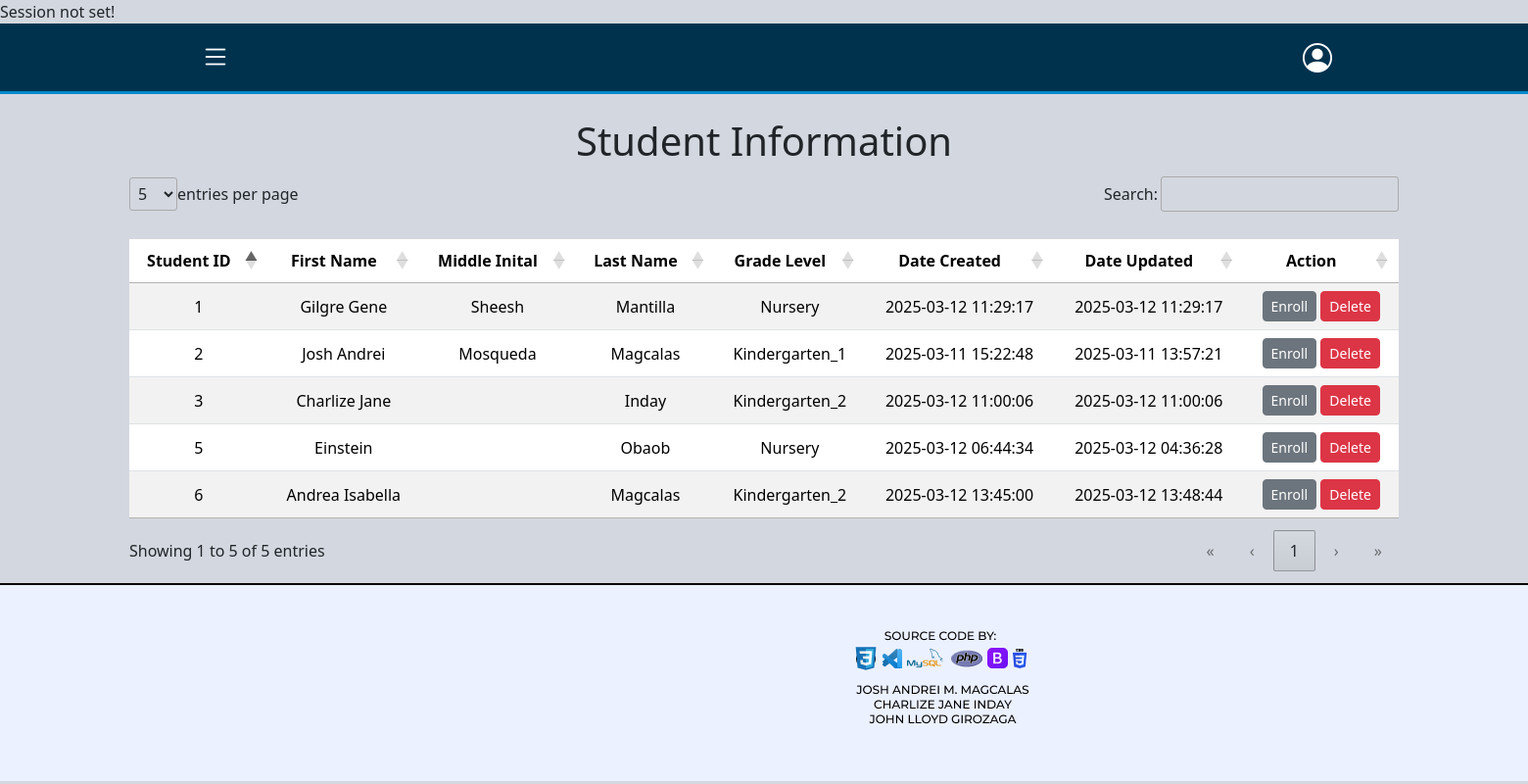
The page /website/student-enrollment.php on the database its author committed.
### tables this page shows
CREATE TABLE `tbl_student_info` (
  `student_id` int(11) NOT NULL,
  `enroll_category` enum('Nursery','Kindergarten_1','Kindergarten_2') DEFAULT NULL,
  `schoolyear` varchar(10) DEFAULT NULL,
  `last_name` varchar(50) NOT NULL,
  `first_name` varchar(100) NOT NULL,
  `middle_name` varchar(50) DEFAULT NULL,
  `street` text NOT NULL,
  `city` varchar(50) DEFAULT NULL,
  `zip_code` int(4) NOT NULL,
  `birthdate` date NOT NULL,
  `sex` enum('Male','Female') NOT NULL,
  `parent1` varchar(50) DEFAULT NULL,
  `parent1_contact` int(12) DEFAULT NULL,
  `parent2` varchar(50) DEFAULT NULL,
  `parent2_contact` int(12) DEFAULT NULL,
  `emergency_fullname` varchar(50) NOT NULL,
  `emergency_relationship` enum('mother','father','guardian','others') NOT NULL,
  `emergency_address` text NOT NULL,
  `emergency_contact_no` int(12) NOT NULL,
  `created_by` int(11) DEFAULT NULL,
  `date_created` timestamp NOT NULL DEFAULT current_timestamp(),
  `updated_by` int(11) DEFAULT NULL,
  `date_updated` timestamp NOT NULL DEFAULT current_timestamp(),
  `isactive` tinyint(1) NOT NULL
);

### website/student-enrollment.php (the view, shortened to what this page needs)
<?php
include "../database/dbconnect.php";
try {
    $sql = "	SELECT
                    student_id,
                    first_name,
                    middle_name,
                    last_name,
                    enroll_category,
                    date_created,
                    date_updated
                FROM
                    tbl_student_info
                WHERE
                    isactive = 1;";
    $result = $conn->query($sql);
} catch (Exception $e) {
    echo "Error: " . $e->getMessage();
}
?>
<!DOCTYPE html>
<html lang="en">
<head>
    <link rel="stylesheet" href="/bootstrap/css/bootstrap.css">
    <link rel="stylesheet" href="/DataTables/datatables.min.css">
    <link href="https://cdn.jsdelivr.net/npm/bootstrap@5.3.2/dist/css/bootstrap.min.css" rel="stylesheet">
    <link href="https://cdn.jsdelivr.net/npm/bootstrap-icons/font/bootstrap-icons.css" rel="stylesheet">
    <link rel="stylesheet" href="https://cdnjs.cloudflare.com/ajax/libs/font-awesome/6.7.2/css/all.min.css">
    <link rel="stylesheet" href="../DataTables/datatables.css">
    <link rel="stylesheet" href="https://cdn.datatables.net/1.13.6/css/jquery.dataTables.min.css">
</head>
<body>
    <?php include"../Layouts/navbar.php"?>
    <div class="container mt-4">
        <h1 class="text-center">Student Information</h1>
            <table id="student-information" class="table table-striped mt-3">
                <thead>
                    <tr>
                        <th>Student ID</th>
                        <th>First Name</th>
                        <th>Middle Inital</th>
                        <th>Last Name</th>
                        <th>Grade Level</th>
                        <th>Date Created</th>
                        <th>Date Updated</th>
                        <th>Action</th>
                    </tr>
                </thead>
                <tbody>
                    <?php if(isset($result) && $result->num_rows > 0): ?>
                        <?php while($row = $result->fetch_assoc()): ?>
                        <tr>
                            <td> <?=$row['student_id']?> </td>
                            <td> <?=$row['first_name']?> </td>
                            <td> <?=$row['middle_name']?> </td>
                            <td> <?=$row['last_name']?> </td>
                            <td> <?=$row['enroll_category']?> </td>
                            <td> <?=$row['date_created']?> </td>
                            <td> <?=$row['date_updated']?> </td>
                            <td>
                                <a class="btn btn-secondary btn-sm edit-btn" href="add-enrollment-form.php?student_id=<?= htmlspecialchars($row['student_id']); ?>">
                                    Enroll
                                </a>
                                <form action="../database/db_delete_student.php" method="POST" onsubmit="return confirm('Are you sure you want to delete this student?');" class="d-inline">
                                    <button type="submit" class="btn btn-danger btn-sm" >Delete</button>
                                </form>
                            </td>
                        </tr>
                        <?php endwhile; ?>
                    <?php else: ?>
                        <tr>
                            <td colspan="7" class="text-center">No students available</td>
                        </tr>
                    <?php endif; ?>
                </tbody>
            </table>
    </div>
    <div class="footer">
        <img src="../images/FOOTER.png" alt="Footer" class="footer-img">
    </div>
</body>
</html>

### DataTables/datatables.css (style rules this page uses)
:root { --dt-row-selected: 13, 110, 253; --dt-row-selected-text: 255, 255, 255; --dt-row-selected-link: 9, 10, 11; --dt-row-stripe: 0, 0, 0; --dt-row-hover: 0, 0, 0; --dt-column-ordering: 0, 0, 0; --dt-html-background: white; }
table.dataTable thead > tr > th.dt-orderable-asc, table.dataTable thead > tr > th.dt-orderable-desc, table.dataTable thead > tr > th.dt-ordering-asc, table.dataTable thead > tr > th.dt-ordering-desc, table.dataTable thead > tr > td.dt-orderable-asc, table.dataTable thead > tr > td.dt-orderable-desc, table.dataTable thead > tr > td.dt-ordering-asc, table.dataTable thead > tr > td.dt-ordering-desc { position: relative; padding-right: 30px; }
table.dataTable thead > tr > th.dt-orderable-asc, table.dataTable thead > tr > th.dt-orderable-desc, table.dataTable thead > tr > td.dt-orderable-asc, table.dataTable thead > tr > td.dt-orderable-desc { cursor: pointer; }
table.dataTable th, table.dataTable td { box-sizing: border-box; }
table.dataTable th.dt-type-numeric, table.dataTable th.dt-type-date, table.dataTable td.dt-type-numeric, table.dataTable td.dt-type-date { text-align: right; }
table.dataTable thead th, table.dataTable thead td, table.dataTable tfoot th, table.dataTable tfoot td { text-align: left; }
:root { --dt-row-hover-alpha: 0.035; --dt-row-stripe-alpha: 0.023; --dt-column-ordering-alpha: 0.019; --dt-row-selected-stripe-alpha: 0.923; --dt-row-selected-column-ordering-alpha: 0.919; }
table.dataTable { width: 100%; margin: 0 auto; border-spacing: 0; }
table.dataTable thead th, table.dataTable tfoot th { font-weight: bold; }
table.dataTable > thead > tr > th, table.dataTable > thead > tr > td { padding: 10px; border-bottom: 1px solid rgba(0, 0, 0, 0.3); }
table.dataTable > tbody > tr { background-color: transparent; }
table.dataTable > tbody > tr:first-child > * { border-top: none; }
table.dataTable > tbody > tr:last-child > * { border-bottom: none; }
table.dataTable > tbody > tr > th, table.dataTable > tbody > tr > td { padding: 8px 10px; }
div.dt-container div.dt-layout-full > *:only-child { margin-left: auto; margin-right: auto; }
div.dt-container.dt-empty-footer tbody > tr:last-child > * { border-bottom: 1px solid rgba(0, 0, 0, 0.3); }

### Layouts/navbar.php (style rules this page uses)
body { background-color: #d3d7df; margin: 0; padding: 0; }

### website/student-enrollment.php (style rules this page uses)
#student-information th, #student-missing-information th { text-align: center; }
#student-information td, #student-missing-information td { text-align: center; vertical-align: middle; }

### rows shown on the page
tbl_student_info: student_id "1", first_name "Gilgre Gene", middle_name "Sheesh", last_name "Mantilla", enroll_category "Nursery", date_created "2025-03-12 11:29:17", date_updated "2025-03-12 11:29:17"
tbl_student_info: student_id "2", first_name "Josh Andrei", middle_name "Mosqueda", last_name "Magcalas", enroll_category "Kindergarten_1", date_created "2025-03-11 15:22:48", date_updated "2025-03-11 13:57:21"
tbl_student_info: student_id "3", first_name "Charlize Jane", last_name "Inday", enroll_category "Kindergarten_2", date_created "2025-03-12 11:00:06", date_updated "2025-03-12 11:00:06"
tbl_student_info: student_id "5", first_name "Einstein", last_name "Obaob", enroll_category "Nursery", date_created "2025-03-12 06:44:34", date_updated "2025-03-12 04:36:28"
tbl_student_info: student_id "6", first_name "Andrea Isabella", last_name "Magcalas", enroll_category "Kindergarten_2", date_created "2025-03-12 13:45:00", date_updated "2025-03-12 13:48:44"
